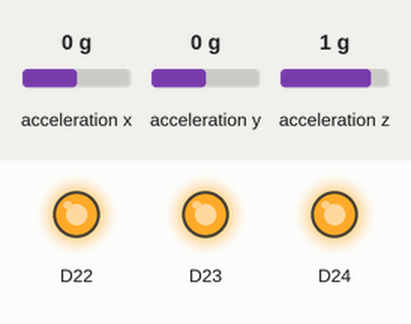
Bench run of a sketch on a simulated Arduino Nano 33 BLE. Shown: output pins drawn as LEDs (lit = HIGH). The test bench sets the inputs (shaded band); at power-on: acceleration x 0 g, acceleration y 0 g, acceleration z 1 g.

Above: at 1.2 s.
1.3 s: acceleration x set to -0.4 g
2.8 s: acceleration x set to -0.7 g
At 4.0 s:
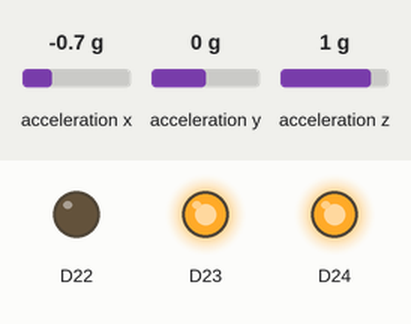
4.3 s: acceleration x set to 0.8 g
At 5.6 s:
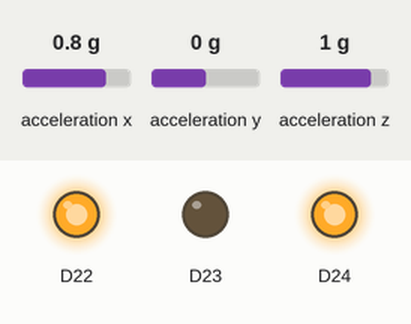
5.9 s: acceleration x set to 0.7 g
7.4 s: acceleration x set to 0.4 g
At 8.6 s:
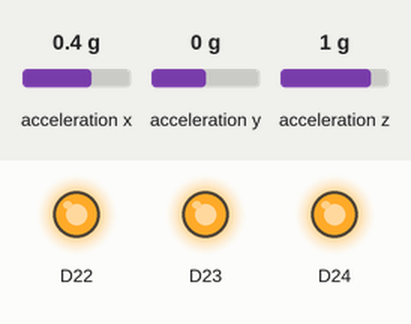
8.9 s: acceleration y set to -0.4 g
10.4 s: acceleration y set to -0.7 g
At 11.7 s:
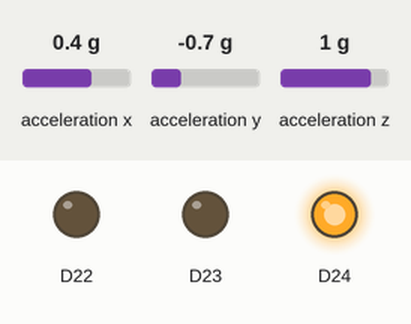
Timing chart, 0 to 12.9 s (numbered marks = the images above; inputs shaded):
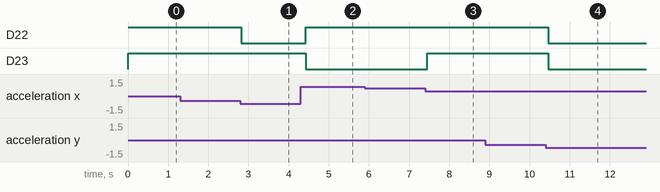

The sketch:

tilt_control_rgb_led.ino
```cpp
#include <Arduino_LSM9DS1.h>

float x, y, z;

void setup()
{
  pinMode(LEDR, OUTPUT);
  pinMode(LEDG, OUTPUT);
  pinMode(LEDB, OUTPUT);

  digitalWrite(LEDR, HIGH);
  digitalWrite(LEDG, HIGH);
  digitalWrite(LEDB, HIGH);

  IMU.begin();
}

void loop()
{
  if (IMU.accelerationAvailable())
  {
    IMU.readAcceleration(x, y, z);

    digitalWrite(LEDR, HIGH);
    digitalWrite(LEDG, HIGH);
    digitalWrite(LEDB, HIGH);

    if (x > 0.5)
    {
      digitalWrite(LEDG, LOW);
    }
    else if (x < -0.5)
    {
      digitalWrite(LEDR, LOW);
    }
    else if (y > 0.5)
    {
      digitalWrite(LEDB, LOW);
    }
    else if (y < -0.5)
    {
      digitalWrite(LEDR, LOW);
      digitalWrite(LEDG, LOW);
    }

    delay(200);
  }
}
```

Measured:
- the behaviour switches between -0.5 and -0.6 g on acceleration x (found by bisection; images 0 and 1)
- the behaviour switches between 0.6 and 0.5 g on acceleration x (found by bisection; images 2 and 3)
- the behaviour switches between -0.5 and -0.6 g on acceleration y (found by bisection; images 3 and 4)
- after the input at 1.3 s, every drawn part: stays the same
- after the input at 2.8 s, D22: HIGH → LOW at once
- after the input at 4.3 s, D22: LOW → HIGH after 0.13 s; D23: HIGH → LOW after 0.13 s
- after the input at 7.4 s, D23: LOW → HIGH after 0.05 s
- after the input at 8.9 s, every drawn part: stays the same
- after the input at 10.4 s, D22, D23: HIGH → LOW after 0.07 s
